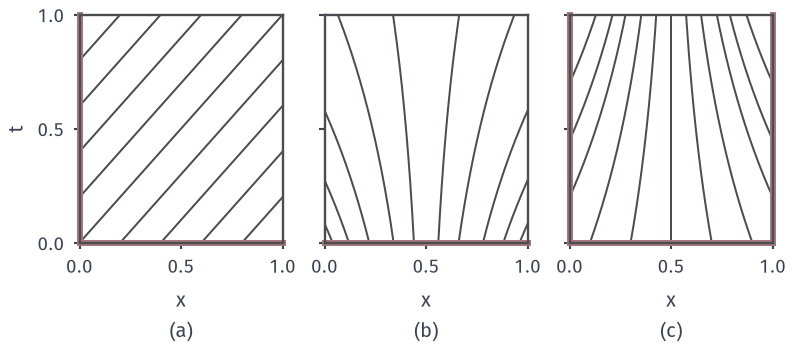

Write Python code to recreate this figure.
from pathlib import Path
import sys
ROOT = next(p for p in Path(__file__).resolve().parents if (p/'build.sh').is_file() and (p/'tex/book.tex').is_file())
sys.path.insert(0, str(ROOT/'figures/06-differential-equations/02-partial-differential-equations/matplotlib/pdeprob-common'))
from pdeprob_common import *
# Target: particle paths of three velocities on (0,1) and the boundary parts needing data.
fig, axs = figure(width_mm=112, height_mm=50, ncols=3, sharey=True)
kw=dict(color=LINE,lw=.8)
T=np.linspace(0,1,200)
ax=axs[0]
for x0 in np.arange(0,1,.2): ax.plot(x0+T,T,**kw)
for t0 in np.arange(.2,1,.2): ax.plot(T,t0+T,**kw)
ax.plot([0,1],[0,0],color=RED,lw=2.4,clip_on=False); ax.plot([0,0],[0,1],color=RED,lw=2.4,clip_on=False)
sub(ax,'a','$x$'); ax.set_ylabel('$t$')
ax=axs[1]
for x0 in np.array([.04,.12,.22,.34,.44,.56,.66,.78,.88,.96]): ax.plot(.5+(x0-.5)*np.exp(T),T,**kw)
ax.plot([0,1],[0,0],color=RED,lw=2.4,clip_on=False); sub(ax,'b','$x$')
ax=axs[2]
for x0 in np.arange(.1,1,.2): ax.plot(.5+(x0-.5)*np.exp(-T),T,**kw)
for t0 in (.2,.45,.7):
    for e,s in ((0,1),(1,-1)):
        ax.plot(.5+(e-.5)*np.exp(-T),t0+T,**kw)
ax.plot([0,1],[0,0],color=RED,lw=2.4,clip_on=False); ax.plot([0,0],[0,1],color=RED,lw=2.4,clip_on=False); ax.plot([1,1],[0,1],color=RED,lw=2.4,clip_on=False)
sub(ax,'c','$x$')
for ax in axs:
    style(ax); ax.set_xlim(0,1); ax.set_ylim(0,1); ax.set_xticks([0,.5,1]); ax.set_yticks([0,.5,1])
    ax.spines['top'].set_visible(True); ax.spines['right'].set_visible(True)
save(fig, Path(__file__).resolve().parent, 'figure', {'formula':'dx/dt=v with v=1, v=x-1/2, v=1/2-x'})
